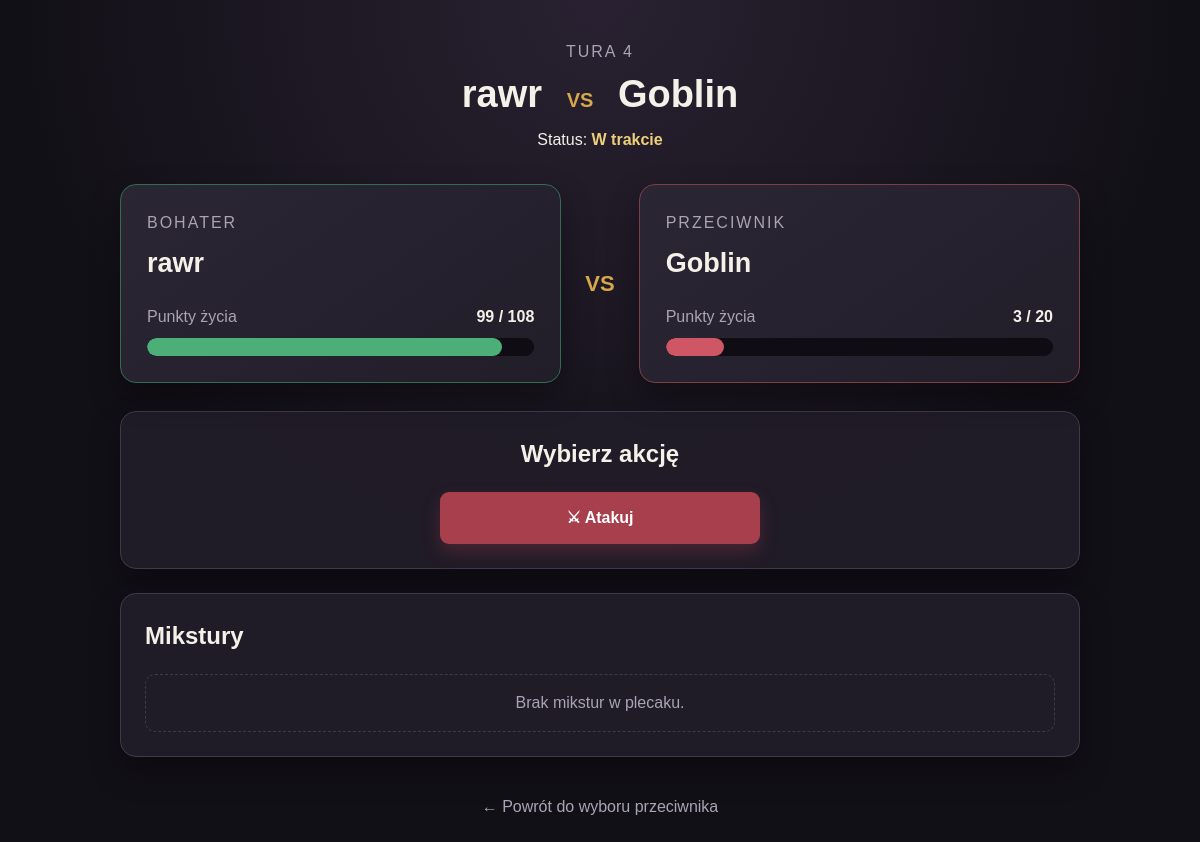
The page /game/battle/12/ on the database as committed earlier.
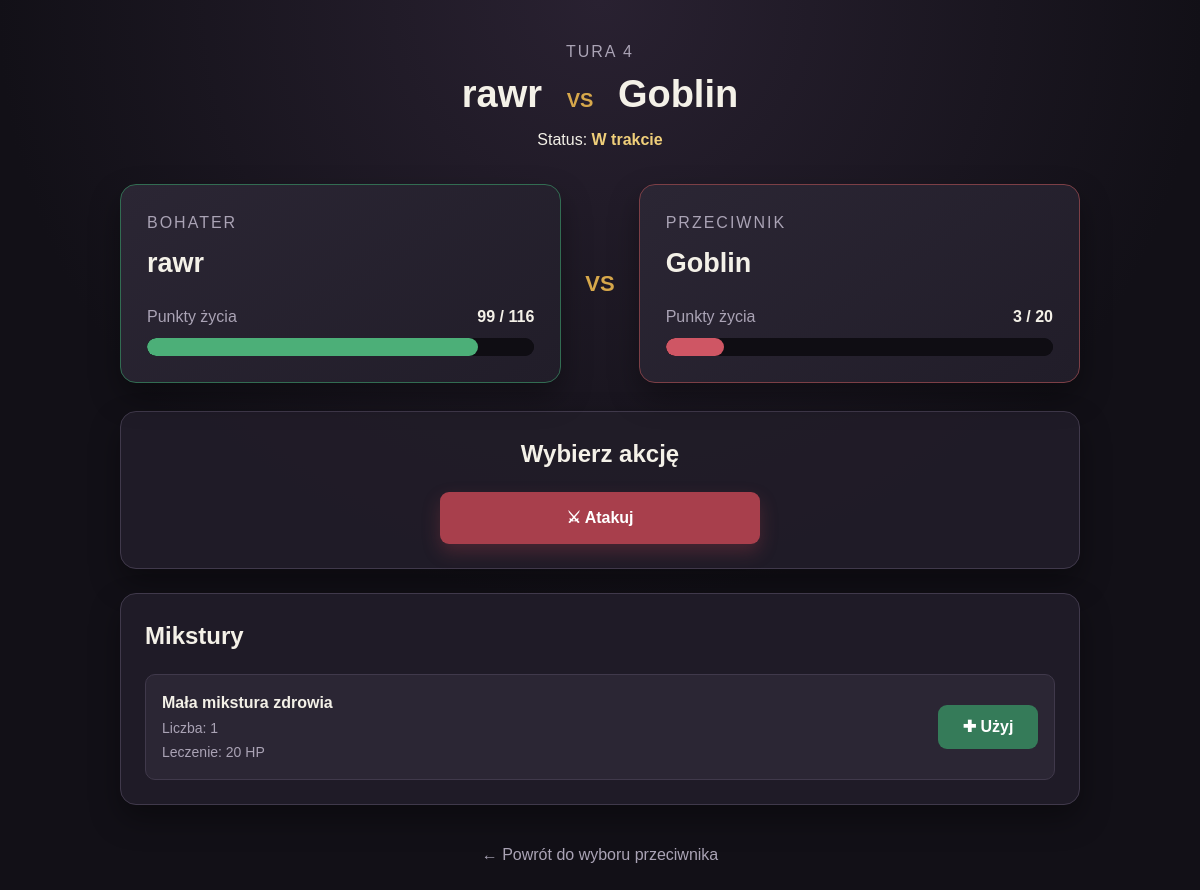
The same page on the database as committed later.
### game/models/battle.py (models this page shows, shortened)
class Battle(models.Model):
    class Status(models.TextChoices):
        ONGOING = "ONGOING", "W trakcie"
        WON = "WON", "Wygrana"
        LOSE = "LOSE", "Przegrana"
    character = models.ForeignKey(
        Character,
        on_delete=models.CASCADE,
        verbose_name=_("Postać")
    )
    enemy = models.ForeignKey(
        Enemy,
        on_delete=models.CASCADE,
        verbose_name=_("Przeciwnik")
    )
    character_current_hp = models.IntegerField(_("Aktualne HP postaci"))
    enemy_current_hp = models.IntegerField(_("Aktualne HP postaci"))
    status = models.CharField(
        _("Status"),
        max_length=20,
        choices=Status.choices,
        default=Status.ONGOING
    )
    turn_number = models.PositiveIntegerField(
        _("Numer tury"),
        default=1,
    )

### game/models/character.py (models this page shows, shortened)
class Character(models.Model):
    owner = models.ForeignKey(User, on_delete=models.CASCADE, verbose_name=_("Właściciel"))
    name = models.CharField(_("Nazwa"), max_length=50)
    race = models.ForeignKey(
        "Race",
        on_delete=models.PROTECT,
        verbose_name=_("Rasa")
    )
    character_class = models.ForeignKey(
        "CharacterClass",
        on_delete=models.PROTECT,
        verbose_name=_("Klasa postaci")
    )
    level = models.IntegerField(_("Poziom"), default=1)
    experience = models.IntegerField(_("Doświadczenie"), default=0)
    max_hp = models.IntegerField(_("Maksymalne HP"), default=100)
    current_hp = models.IntegerField(_("Aktualne HP"), default=100)
    max_mana = models.IntegerField(_("Maksymalna mana"), default=0)
    current_mana = models.IntegerField(_("Aktualna mana"), default=0)
    strength = models.IntegerField(_("Siła"), default=10)
    agility = models.IntegerField(_("Zręczność"), default=10)
    intelligence = models.IntegerField(_("Inteligencja"), default=10)
    gold = models.IntegerField(_("Złoto"), default=0)

### game/models/enemy.py (models this page shows, shortened)
class Enemy(models.Model):
    name = models.CharField(_("Nazwa"), max_length=100)
    description = models.TextField(_("Opis"), blank=True)
    level = models.PositiveIntegerField(_("Poziom"), default=1)
    max_hp = models.IntegerField(_("Maksymalne HP"), default=10)
    attack = models.IntegerField(_("Atak"), default=1)
    defense = models.IntegerField(_("Obrona"), default=0)
    experience_reward = models.IntegerField(_("Nagroda XP"), default=1)
    gold_reward = models.IntegerField(_("Nagroda złota"), default=0)
    is_boss = models.BooleanField(_("Boss"), default=False)

### game/models/inventory.py (models this page shows, shortened)
class InventoryItem(models.Model):
    character = models.ForeignKey(
        Character, on_delete=models.CASCADE,
        related_name="inventory_items",
        verbose_name=_("Postać")
    )
    item = models.ForeignKey(
        Item, on_delete=models.CASCADE,
        verbose_name=_("Przedmioty")
    )
    quantity = models.PositiveIntegerField(_("Ilość"), default=1)
    class Meta:
        verbose_name = _("Przedmioty w ekwipunku")
        verbose_name_plural = _("Przedmioty w ekwipunku")
        unique_together = ("character",'item')

### game/models/items.py (models this page shows, shortened)
class Item(models.Model):
    class Type(models.TextChoices):
        SWORD = "SWORD", "Miecz"
        BOW = "BOW", "Łuk"
        STAFF = "STAFF", "Laska"
        SHIELD = "SHIELD", "Tarcza"
        HELMET = "HELMET", "Hełm"
        ARMOR = "ARMOR", "Pancerz"
        LEGGINGS = "LEGGINGS", "Spodnie"
        GLOVES = "GLOVES", "Rękawice"
        BOOTS = "BOOTS", "Buty"
        POTION = "POTION", "Mikstura"
        MATERIAL = "MATERIAL", "Materiał"
        QUEST_ITEM = "QUEST_ITEM", "Przedmiot fabularny"
    class Rarity(models.TextChoices):
        COMMON = "COMMON", "Zwykły"
        UNCOMMON = "UNCOMMON", "Niepospolity"
        RARE = "RARE", "Rzadki"
        EPIC = "EPIC", "Epicki"
        LEGENDARY = "LEGENDARY", "Legendarny"
    class BonusStats(models.TextChoices):
        NONE = "NONE", "Brak"
        STRENGTH = "STRENGTH", "Siła"
        AGILITY = "AGILITY", "Zręczność"
        INTELLIGENCE = "INTELLIGENCE", "Inteligencja"
        HP = "HP", "Punkty życia"
        MANA = "MANA", "Mana"
    name = models.CharField(
        _("Nazwa"),
        max_length=100
    )
    description = models.TextField(
        _("Opis"),
        blank=True
    )
    type = models.CharField(
        _("Typ"),
        max_length=20,
        choices=Type.choices
    )
    rarity = models.CharField(
        _("Rzadkość"),
        max_length=20,
        choices=Rarity.choices,
        default=Rarity.COMMON
    )
    required_level = models.PositiveIntegerField(
        _("Wymagany poziom"),
        default=1
    )
    buy_price = models.PositiveIntegerField(
        _("Cena zakupu"),
        default=0
    )
    sell_price = models.PositiveIntegerField(
        _("Cena sprzedaży"),
        default=0
    )
    icon = models.ImageField(
        _("Ikona"),
        upload_to="items/icons/",
        blank=True,
        null=True
    )
    power = models.IntegerField(
        _("Moc (obrażenia/obrona)"),
        default=0
    )
    bonus_stat = models.CharField(
        _("Bonus do statystyki"),
        max_length=20,
        choices=BonusStats.choices,
        default=BonusStats.NONE
    )
    bonus_value = models.IntegerField(
        _("Wartość bonusu"),
        default=0
    )
    heal_amount = models.IntegerField(
        _("Leczenie hp"),
        default=0
    )

### game/views.py (the view)
# urls.py: path("battle/<int:battle_id>/", views.battle_detail, name="battle_detail"),
def battle_detail(request, battle_id):
    battle = get_object_or_404(Battle, id=battle_id)
    turn_result = request.session.pop(f"battle_{battle.id}_turn_result", None)
    potions = InventoryItem.objects.filter(
        character=battle.character,
        item__type=Item.Type.POTION
    )
    return render(request, "game/battle_detail.html", {
        "battle": battle,
        "potions": potions,
        "turn_result": turn_result,
    })

### game/templates/game/battle_detail.html (shortened to what this page needs)
<!DOCTYPE html>
{% load static %}
<html lang="pl">
<head>
    <link
        rel="stylesheet"
        href="{% static 'game/css/battle.css' %}"
    >
</head>
<body>
<main class="battle-container">
    <header class="battle-header">
        <p class="battle-turn">
            Tura {{ battle.turn_number }}
        </p>
        <h1>
            {{ battle.character.name }}
            <span>vs</span>
            {{ battle.enemy.name }}
        </h1>
        <p class="battle-status">
            Status:
            <strong>{{ battle.get_status_display }}</strong>
        </p>
    </header>
    <section class="fighters">
        <article class="fighter-card player-card">
            <p class="fighter-label">Bohater</p>
            <h2>{{ battle.character.name }}</h2>
            <div class="hp-information">
                <span>Punkty życia</span>
                <strong>
                    {{ battle.character_current_hp }}
                    / {{ battle.character.max_hp }}
                </strong>
            </div>
            <progress
                class="hp-bar player-hp"
                value="{{ battle.character_current_hp }}"
                max="{{ battle.character.max_hp }}"
                aria-label="Punkty życia bohatera"
            >
            </progress>
        </article>
        <div class="versus">VS</div>
        <article class="fighter-card enemy-card">
            <p class="fighter-label">Przeciwnik</p>
            <h2>{{ battle.enemy.name }}</h2>
            <div class="hp-information">
                <span>Punkty życia</span>
                <strong>
                    {{ battle.enemy_current_hp }}
                    / {{ battle.enemy.max_hp }}
                </strong>
            </div>
            <progress
                class="hp-bar enemy-hp"
                value="{{ battle.enemy_current_hp }}"
                max="{{ battle.enemy.max_hp }}"
                aria-label="Punkty życia przeciwnika"
            >
            </progress>
        </article>
    </section>
    {% if battle.status == "ONGOING" %}
        <section class="battle-actions">
            <h2>Wybierz akcję</h2>
            <form
                method="post"
                action="{% url 'game:battle_attack' battle.id %}"
            >
                <button class="attack-button" type="submit">
                    ⚔ Atakuj
                </button>
            </form>
        </section>
        <section class="potions-section">
            <h2>Mikstury</h2>
            <ul class="potions-list">
                {% for potion in potions %}
                    <li class="potion-item">
                        <div class="potion-information">
                            <strong>{{ potion.item.name }}</strong>
                            <span>
                                Liczba: {{ potion.quantity }}
                            </span>
                            <span>
                                Leczenie: {{ potion.item.heal_amount }} HP
                            </span>
                        </div>
                        <form
                            method="post"
                            action="{% url 'game:battle_use_potion' battle.id potion.id %}"
                        >
                            <button class="potion-button" type="submit">
                                ✚ Użyj
                            </button>
                        </form>
                    </li>
                {% empty %}
                    <li class="empty-potions">
                        Brak mikstur w plecaku.
                    </li>
                {% endfor %}
            </ul>
        </section>
    {% endif %}
    <footer class="battle-footer">
        {% if battle.status == "ONGOING" %}
            <a
                class="back-link"
                href="{% url 'game:battle_setup' battle.character.id %}"
            >
                ← Powrót do wyboru przeciwnika
            </a>
        {% endif %}
    </footer>
</main>
</body>
</html>

Rows that differ between the two databases and show on the page:
changed through a linked row, Battle "W trakcie": character.max_hp "108" → "116"
added InventoryItem: item.name "Mała mikstura zdrowia", quantity "1", item.heal_amount "20"
Other text that changed with them:
text no longer shown: "Brak mikstur w plecaku."
